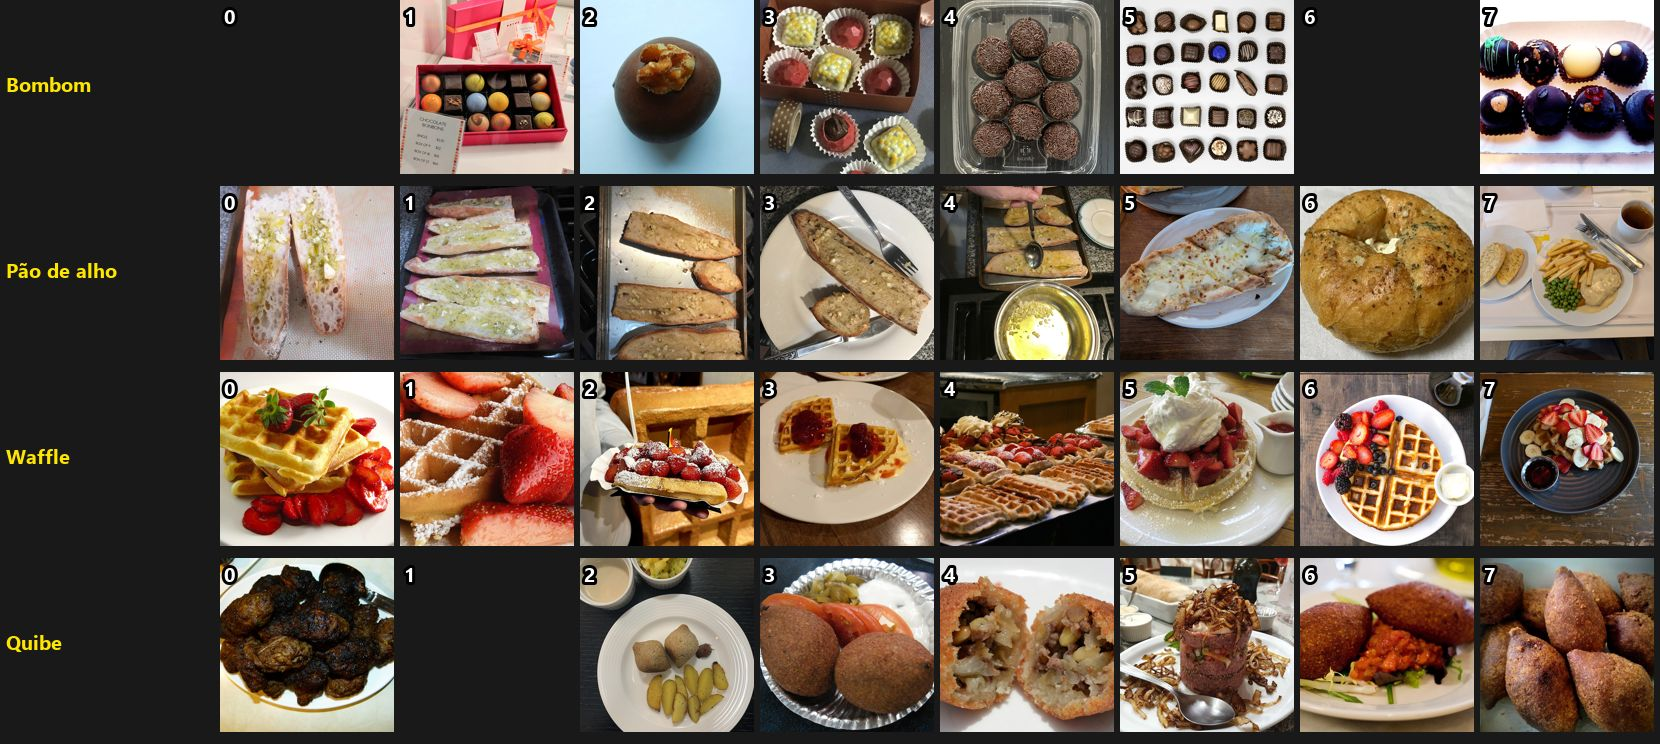

The Python source for this figure:
"""Mostra até 8 fotos candidatas do Commons por comida, para escolher olhando.

Uso: py -3 candidatas.py busca.json      -> gera candidatas.jpg + candidatas.json
     py -3 candidatas.py --pegar escolhas_fotos.json   ({"Nome": índice}) baixa as escolhidas
busca.json = {"Nome": "termo de busca", ...}
"""
import io, json, os, sys, time, urllib.parse, urllib.request
from PIL import Image, ImageDraw, ImageFont, ImageOps
from fotos import UA, OK_LIC, RUIM, clean, fetch, slug

HERE = os.path.dirname(os.path.abspath(__file__))
N = 8


def candidatas(q):
    url = "https://commons.wikimedia.org/w/api.php?" + urllib.parse.urlencode({
        "action": "query", "format": "json", "generator": "search", "gsrsearch": f"{q} filetype:bitmap",
        "gsrnamespace": 6, "gsrlimit": 40, "prop": "imageinfo", "iiprop": "url|size|extmetadata",
        "iiurlwidth": 1000})
    d = json.load(fetch(urllib.request.Request(url, headers={"User-Agent": UA}), 30))
    out = []
    for p in sorted(d.get("query", {}).get("pages", {}).values(), key=lambda p: p.get("index", 99)):
        ii = p["imageinfo"][0]
        m = ii.get("extmetadata", {})
        lic = clean(m.get("LicenseShortName", {}).get("value"))
        w, h = ii["width"], ii["height"]
        t = p["title"]
        if not lic.startswith(OK_LIC) or "NC" in lic or "ND" in lic:
            continue
        if any(k in t.lower() for k in RUIM) or t.lower().endswith((".png", ".gif", ".svg", ".tif", ".tiff")):
            continue
        if w < 800 or not (0.7 <= w / h <= 2.0):
            continue
        out.append({"url": ii.get("thumburl") or ii["url"], "title": t.replace("File:", ""), "lic": lic,
                    "artist": clean(m.get("Artist", {}).get("value"))[:80] or "autor desconhecido"})
        if len(out) == N:
            break
    return out


def main():
    f = ImageFont.truetype("C:/Windows/Fonts/segoeuib.ttf", 20)
    if sys.argv[1] == "--pegar":
        cand = json.load(open(os.path.join(HERE, "candidatas.json"), encoding="utf-8"))
        cred = json.load(open(os.path.join(HERE, "creditos.json"), encoding="utf-8"))
        for nome, i in json.load(open(sys.argv[2], encoding="utf-8")).items():
            r = cand[nome][i]
            data = fetch(urllib.request.Request(r["url"], headers={"User-Agent": UA}), 60).read()
            open(os.path.join(HERE, "fotos", slug(nome) + ".jpg"), "wb").write(data)
            cred[nome] = {k: r[k] for k in ("title", "lic", "artist")}
            print("ok", nome, "-", r["title"][:60], flush=True)
        json.dump(cred, open(os.path.join(HERE, "creditos.json"), "w", encoding="utf-8"), ensure_ascii=False, indent=1)
        return
    busca = json.load(open(sys.argv[1], encoding="utf-8"))
    cand, S = {}, 180
    img = Image.new("RGB", (220 + N * S, len(busca) * (S + 6)), (25, 25, 25))
    d = ImageDraw.Draw(img)
    for r, (nome, q) in enumerate(busca.items()):
        cand[nome] = candidatas(q)
        y = r * (S + 6)
        d.text((6, y + 70), nome, font=f, fill=(255, 230, 0))
        for i, c in enumerate(cand[nome]):
            try:
                th = c["url"].replace("/1000px-", "/330px-")
                time.sleep(0.4)
                im = Image.open(io.BytesIO(urllib.request.urlopen(urllib.request.Request(th, headers={"User-Agent": UA}), timeout=20).read()))
                img.paste(ImageOps.fit(im.convert("RGB"), (S - 6, S - 6)), (220 + i * S, y))
            except Exception as ex:
                print('  miniatura falhou', i, ex, flush=True)
            d.text((224 + i * S, y + 2), str(i), font=f, fill=(255, 255, 255), stroke_width=3, stroke_fill=(0, 0, 0))
        print(nome, len(cand[nome]), flush=True)
    json.dump(cand, open(os.path.join(HERE, "candidatas.json"), "w", encoding="utf-8"), ensure_ascii=False, indent=1)
    img.save(os.path.join(HERE, "candidatas.jpg"), quality=80)


if __name__ == "__main__":
    main()
